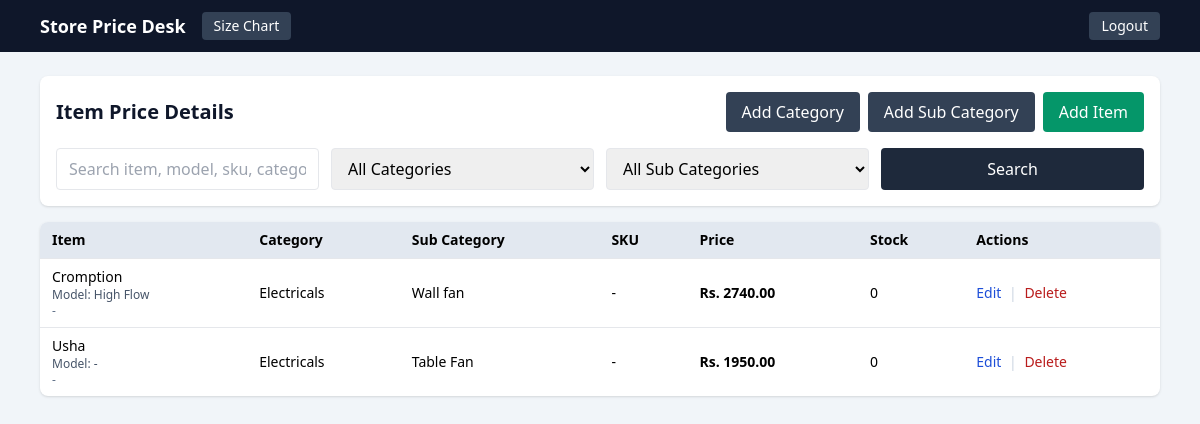
The app's page / (signed in) with its own data.
### store/models.py (models this page shows, shortened)
class Item(models.Model):
    category = models.ForeignKey(Category, related_name="items", on_delete=models.PROTECT)
    subcategory = models.ForeignKey(SubCategory, related_name="items", on_delete=models.PROTECT)
    model_name = models.CharField(max_length=180, blank=True, default="")
    name = models.CharField(max_length=180)
    sku = models.CharField(max_length=50, blank=True)
    description = models.TextField(blank=True)
    price = models.DecimalField(max_digits=10, decimal_places=2)
    stock_quantity = models.PositiveIntegerField(default=0)
    created_at = models.DateTimeField(auto_now_add=True)
    updated_at = models.DateTimeField(auto_now=True)
    class Meta:
        ordering = ["name"]
        unique_together = ("subcategory", "name")

class Category(models.Model):
    name = models.CharField(max_length=120, unique=True)
    class Meta:
        ordering = ["name"]

class SubCategory(models.Model):
    category = models.ForeignKey(Category, related_name="subcategories", on_delete=models.CASCADE)
    name = models.CharField(max_length=120)
    class Meta:
        ordering = ["name"]
        unique_together = ("category", "name")

### store/views.py (the view, shortened to what this page needs)
# urls.py: path("", views.item_list, name="item-list"),
@login_required
def item_list(request):
    category_id = request.GET.get("category")
    subcategory_id = request.GET.get("subcategory")
    query = request.GET.get("q", "").strip()
    items = Item.objects.select_related("category", "subcategory")
    subcategories = SubCategory.objects.select_related("category")
    if category_id:
        items = items.filter(category_id=category_id)
        subcategories = subcategories.filter(category_id=category_id)
    if subcategory_id:
        items = items.filter(subcategory_id=subcategory_id)
    context = {
        "items": items,
        "categories": Category.objects.all(),
        "subcategories": subcategories,
        "selected_category": category_id or "",
        "selected_subcategory": subcategory_id or "",
        "query": query,
    }
    return render(request, "store/item_list.html", context)

### store/templates/store/item_list.html (shortened to what this page needs)
{% extends "store/base.html" %}
{% block content %}
<div class="flex flex-col gap-4">
    <div class="bg-white p-4 rounded-lg shadow">
        <div class="flex flex-col md:flex-row md:items-center md:justify-between gap-3">
            <h1 class="text-xl font-semibold text-slate-900">Item Price Details</h1>
            <div class="flex gap-2">
                <a href="{% url 'category-add' %}" class="inline-block bg-slate-700 hover:bg-slate-600 text-white px-4 py-2 rounded">Add Category</a>
                <a href="{% url 'subcategory-add' %}" class="inline-block bg-slate-700 hover:bg-slate-600 text-white px-4 py-2 rounded">Add Sub Category</a>
                <a href="{% url 'item-add' %}" class="inline-block bg-emerald-600 hover:bg-emerald-500 text-white px-4 py-2 rounded">Add Item</a>
            </div>
        </div>
        <form method="get" class="grid md:grid-cols-4 gap-3 mt-4">
            <input type="text" name="q" value="{{ query }}" placeholder="Search item, model, sku, category..." class="border rounded px-3 py-2">
            <select name="category" class="border rounded px-3 py-2">
                <option value="">All Categories</option>
            </select>
            <select name="subcategory" class="border rounded px-3 py-2">
                <option value="">All Sub Categories</option>
            </select>
            <button class="bg-slate-800 hover:bg-slate-700 text-white rounded px-3 py-2" type="submit">Search</button>
        </form>
    </div>
    <div class="bg-white rounded-lg shadow overflow-hidden">
        <table class="w-full text-sm">
            <thead class="bg-slate-200 text-left">
                <tr>
                    <th class="px-3 py-2">Item</th>
                    <th class="px-3 py-2">Category</th>
                    <th class="px-3 py-2">Sub Category</th>
                    <th class="px-3 py-2">SKU</th>
                    <th class="px-3 py-2">Price</th>
                    <th class="px-3 py-2">Stock</th>
                    <th class="px-3 py-2">Actions</th>
                </tr>
            </thead>
            <tbody>
            {% for item in items %}
                <tr class="border-t">
                    <td class="px-3 py-2">
                        <div class="font-medium">{{ item.name }}</div>
                        <div class="text-slate-600 text-xs">Model: {{ item.model_name|default:"-" }}</div>
                        <div class="text-slate-500 text-xs">{{ item.description|default:"-" }}</div>
                    </td>
                    <td class="px-3 py-2">{{ item.category.name }}</td>
                    <td class="px-3 py-2">{{ item.subcategory.name }}</td>
                    <td class="px-3 py-2">{{ item.sku|default:"-" }}</td>
                    <td class="px-3 py-2 font-semibold">Rs. {{ item.price }}</td>
                    <td class="px-3 py-2">{{ item.stock_quantity }}</td>
                    <td class="px-3 py-2">
                        <a class="text-blue-700" href="{% url 'item-edit' item.pk %}">Edit</a>
                        <span class="text-slate-300 px-1">|</span>
                        <a class="text-red-700" href="{% url 'item-delete' item.pk %}">Delete</a>
                    </td>
                </tr>
            {% empty %}
                <tr>
                    <td colspan="7" class="px-3 py-6 text-center text-slate-500">No items found.</td>
                </tr>
            {% endfor %}
            </tbody>
        </table>
    </div>
</div>
{% endblock %}

### store/templates/store/base.html (shortened to what this page needs)
<!DOCTYPE html>
<html lang="en">
<head>
    <script src="https://cdn.tailwindcss.com"></script>
</head>
<body class="bg-slate-100 min-h-screen">
    <nav class="bg-slate-900 text-white">
        <div class="max-w-6xl mx-auto px-4 py-3 flex justify-between items-center">
            <div class="flex items-center gap-4">
                <a href="{% url 'item-list' %}" class="font-semibold text-lg">Store Price Desk</a>
                {% if request.user.is_authenticated %}
                    <a href="{% url 'size-chart' %}" class="text-sm bg-slate-700 hover:bg-slate-600 px-3 py-1 rounded">Size Chart</a>
                {% endif %}
            </div>
            {% if request.user.is_authenticated %}
                <form method="post" action="{% url 'logout' %}">
                    <button class="bg-slate-700 hover:bg-slate-600 text-sm px-3 py-1 rounded" type="submit">Logout</button>
                </form>
            {% endif %}
        </div>
    </nav>
    <main class="max-w-6xl mx-auto px-4 py-6">
        {% block content %}{% endblock %}
    </main>
</body>
</html>

### records on screen
Item: name "Cromption", model_name "High Flow", description "-", category.name "Electricals", subcategory.name "Wall fan", sku "-", price "2740.00", stock_quantity "0"
Item: name "Usha", model_name "-", description "-", category.name "Electricals", subcategory.name "Table Fan", sku "-", price "1950.00", stock_quantity "0"
